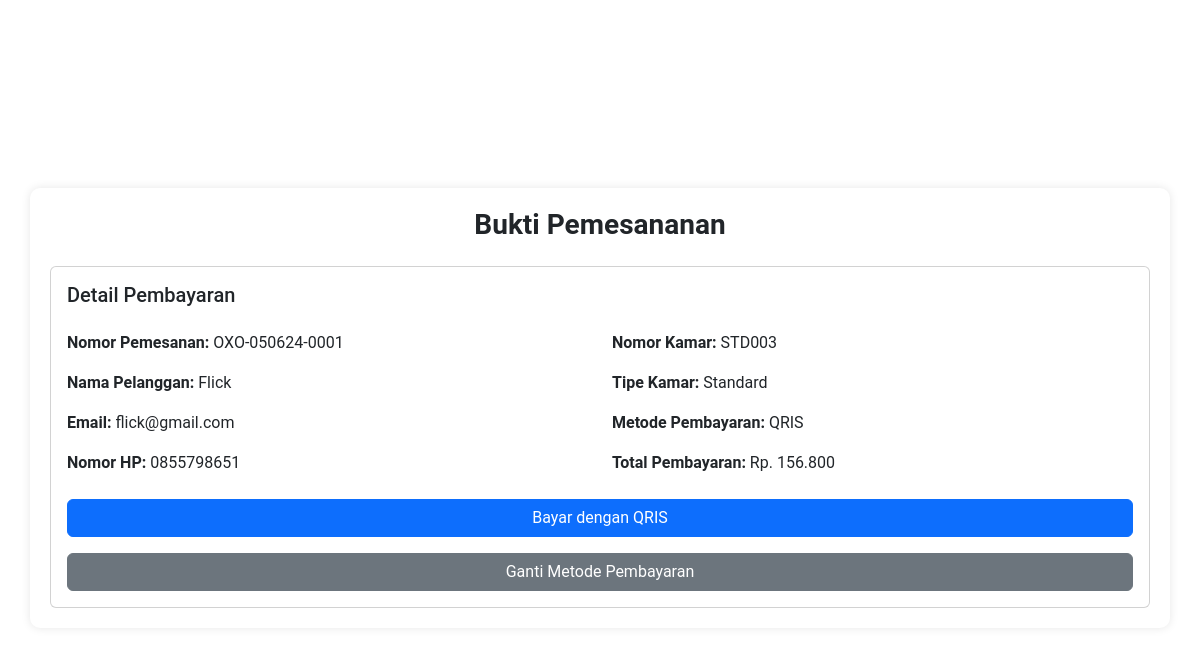
The page /user/konfirmasi_pembayaran.php?id_pembayaran=OXO-PAY-0001 on the database its author committed.
### tables this page shows
CREATE TABLE `pembayaran` (
  `id_pembayaran` varchar(255) NOT NULL,
  `id_pemesanan` varchar(255) NOT NULL,
  `metode_pembayaran` varchar(20) NOT NULL,
  `total_pembayaran` int(11) NOT NULL,
  `tanggal_pembayaran` date NOT NULL,
  `status_pembayaran` varchar(20) NOT NULL
);

CREATE TABLE `pemesanan` (
  `id_pemesanan` varchar(255) NOT NULL,
  `id_pelanggan` int(11) NOT NULL,
  `id_kamar` int(11) NOT NULL,
  `tanggal_pesan` date NOT NULL,
  `tanggal_checkin` date NOT NULL,
  `tanggal_checkout` date NOT NULL,
  `jumlah_dewasa` int(11) NOT NULL,
  `jumlah_anak` int(11) NOT NULL,
  `total_biaya` int(11) NOT NULL
);

CREATE TABLE `pelanggan` (
  `id_pelanggan` int(11) NOT NULL,
  `nama` varchar(50) NOT NULL,
  `nik` varchar(16) NOT NULL,
  `alamat` varchar(50) NOT NULL,
  `email` varchar(20) NOT NULL,
  `no_hp` varchar(20) NOT NULL
);

CREATE TABLE `kamar` (
  `id_kamar` int(11) NOT NULL,
  `no_kamar` varchar(25) NOT NULL,
  `tipe_kamar` varchar(25) NOT NULL,
  `harga` int(11) NOT NULL,
  `image` varchar(255) NOT NULL,
  `status` varchar(25) NOT NULL
);

### user/konfirmasi_pembayaran.php (the view, shortened to what this page needs)
<?php
include '../config.php';
$id_pembayaran = $_GET['id_pembayaran'];
$query_pembayaran = "
    SELECT p.*, pem.id_pemesanan, pem.tanggal_pesan, k.no_kamar, k.tipe_kamar, pel.nama, pel.email, pel.no_hp
    FROM pembayaran p
    JOIN pemesanan pem ON p.id_pemesanan = pem.id_pemesanan
    JOIN kamar k ON pem.id_kamar = k.id_kamar
    JOIN pelanggan pel ON pem.id_pelanggan = pel.id_pelanggan
    WHERE p.id_pembayaran = '$id_pembayaran'
";
$result_pembayaran = mysqli_query($conn, $query_pembayaran);
$pembayaran = mysqli_fetch_assoc($result_pembayaran);
?>
<!DOCTYPE html>
<html>
<head>
    <link href="https://cdn.lineicons.com/4.0/lineicons.css" rel="stylesheet" />
    <link href="https://cdn.jsdelivr.net/npm/bootstrap@5.3.2/dist/css/bootstrap.min.css" rel="stylesheet" />
</head>
<body>
    <div class="container mt-3">
        <h3 class="text-center" style="font-weight: bold;">Bukti Pemesananan</h3>
        <div class="card mt-4">
            <div class="card-body">
                <h5 class="card-title mb-4">Detail Pembayaran</h5>
                <div class="row">
                    <div class="col-md-6">
                        <p class="card-text"><strong>Nomor Pemesanan:</strong> <?= $pembayaran['id_pemesanan'] ?></p>
                        <p class="card-text"><strong>Nama Pelanggan:</strong> <?= $pembayaran['nama'] ?></p>
                        <p class="card-text"><strong>Email:</strong> <?= $pembayaran['email'] ?></p>
                        <p class="card-text no-hp"><strong>Nomor HP:</strong> <?= $pembayaran['no_hp'] ?></p>
                    </div>
                    <div class="col-md-6">
                        <p class="card-text"><strong>Nomor Kamar:</strong> <?= $pembayaran['no_kamar'] ?></p>
                        <p class="card-text"><strong>Tipe Kamar:</strong> <?= $pembayaran['tipe_kamar'] ?></p>
                        <p class="card-text"><strong>Metode Pembayaran:</strong> <?= $pembayaran['metode_pembayaran'] ?></p>
                        <p class="card-text"><strong>Total Pembayaran:</strong> Rp. <?= number_format($pembayaran['total_pembayaran'], 0, ',', '.') ?></p>
                    </div>
                </div>
                <div class="mt-4 text-center">
                    <?php if ($pembayaran['metode_pembayaran'] == 'QRIS') : ?>
                        <form action="qris.php" method="POST" class="w-100">
                            <button type="submit" class="btn btn-primary w-100">Bayar dengan QRIS</button>
                        </form>
                    <?php else : ?>
                        <p>*Silahkan Selesaikan Pembayaran Secara Offline</p>
                        <button id="printButton" class="btn btn-primary mt-3 w-100">Cetak Bukti Pembayaran</button>
                    <?php endif; ?>
                </div>
                <div class="text-center">
                    <a id="changePaymentButton" href="konfirmasi_pemesanan.php?id_pemesanan=<?= $pembayaran['id_pemesanan'] ?>" class="btn btn-secondary w-100 mt-3">Ganti Metode Pembayaran</a>
                </div>
            </div>
        </div>
    </div>
</body>
</html>

### user/konfirmasi_pembayaran.php (style rules this page uses)
body { background-image: url('img/bg1.png'); background-size: cover; background-position: center; background-repeat: no-repeat; min-height: 100vh; margin: 0; display: flex; align-items: center; justify-content: center; font-family: "Roboto", sans-serif; font-size: 16px; }
.container { background-color: white; padding: 20px; border-radius: 10px; box-shadow: 0 0 10px rgba(0, 0, 0, 0.1); }

### rows shown on the page
pembayaran: id_pemesanan.id_pemesanan "OXO-050624-0001", pelanggan.nama "Flick", pelanggan.email "flick@gmail.com", pelanggan.no_hp "0855798651", kamar.no_kamar "STD003", kamar.tipe_kamar "Standard", metode_pembayaran "QRIS", total_pembayaran "156.800"
